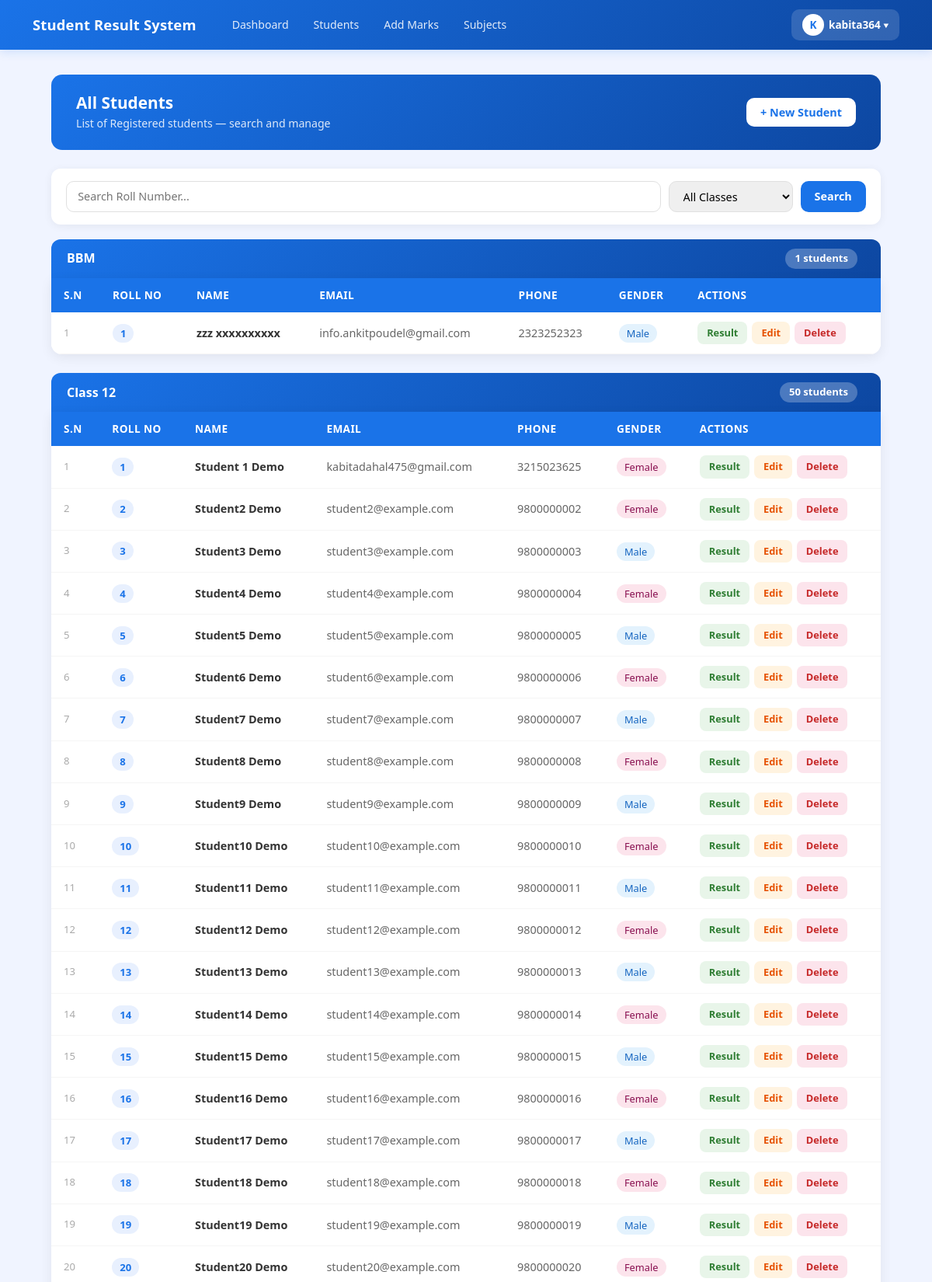
Page /students/ (signed in, upper part) on the committed database.
### result/models.py (models this page shows, shortened)
class CustomUser(AbstractUser):
    ROLE_CHOICES = (
        ('admin', 'Admin'),
        ('teacher', 'Teacher'),
        ('student', 'Student'),
    )
    role = models.CharField(max_length=10, choices=ROLE_CHOICES, default='student')
    phone = models.CharField(max_length=15, null=True, blank=True)

class Class(models.Model):
    name = models.CharField(max_length=20)
    section = models.CharField(max_length=10, blank=True)
    def __str__(self):
        if self.section:
            return f"{self.name} - Section {self.section}"
        return self.name
    class Meta:
        verbose_name_plural = "Classes"
        ordering = ['name', 'section']

class Student(models.Model):
    GENDER_CHOICES = [
        ('Male', 'Male'),
        ('Female', 'Female'),
        ('Other', 'Other'),
    ]
    student_id = models.CharField(
        max_length=20,
        unique=True,
        default=generate_student_id,
        editable=False
    )
    roll_number = models.PositiveIntegerField()
    first_name = models.CharField(max_length=50)
    last_name = models.CharField(max_length=50)
    email = models.EmailField(unique=True)
    phone = models.CharField(max_length=15, validators=[MinLengthValidator(10)])
    gender = models.CharField(max_length=10, choices=GENDER_CHOICES)
    date_of_birth = models.DateField(null=True)
    address = models.TextField()
    parent_name = models.CharField(max_length=100, blank=True)
    parent_phone = models.CharField(max_length=15, validators=[MinLengthValidator(10)])
    parent_email = models.EmailField(blank=True)
    class_name = models.ForeignKey(
        'Class',
        on_delete=models.CASCADE,
        related_name='students'
    )
    user = models.OneToOneField(CustomUser, on_delete=models.CASCADE, null=True, blank=True, related_name='student_profile')
    must_change_password = models.BooleanField(default=True)
    class Meta:
        unique_together = ['roll_number', 'class_name']
        ordering = ['class_name', 'roll_number']

### result/views.py (the view)
# urls.py: path('students/', views.student_list, name='student_list'),
@login_required(login_url='result:admin_login')
def student_list(request):
    query = request.GET.get('roll', '')
    selected_class = request.GET.get('class_id', '')
    classes = Class.objects.all()
    if query or selected_class:
        students = Student.objects.all()
        if query:
            students = students.filter(roll_number__icontains=query)
        if selected_class:
            students = students.filter(class_name_id=selected_class)
        grouped = None
    else:
        students = None
        grouped = []
        for cls in classes:
            cls_students = Student.objects.filter(class_name=cls)
            if cls_students.exists():
                grouped.append({
                    'class': cls,
                    'students': cls_students
                })
    return render(request, 'result/student_list.html', {
        'students': students,
        'grouped': grouped,
        'query': query,
        'classes': classes,
        'selected_class': selected_class,
    })

### result/templates/result/student_list.html (shortened to what this page needs)
{% extends 'result/base.html' %}
{% block content %}
<div class="page-header">
    <div>
        <h4>All Students</h4>
        <p>List of Registered students — search and manage</p>
    </div>
    <a href="{% url 'result:add_student' %}" class="btn-add">+ New Student</a>
</div>
<div class="search-card">
    <form method="GET" style="display:flex; gap:10px; flex:1; flex-wrap:wrap;">
        <input type="text" name="roll" value="{{ query }}" class="search-input" placeholder="Search Roll Number...">
        <select name="class_id" class="filter-select">
            <option value="">All Classes</option>
        </select>
        <button type="submit" class="btn-search">Search</button>
    </form>
</div>
{% if students is not None %}
<div class="stat-row">
    <div class="stat-pill">
        <span style="color:#1a73e8;">Total:</span>
        <span>{{ students.count }} students</span>
    </div>
</div>
<div class="table-card-standalone">
    <table class="table">
        <thead>
            <tr>
                <th>S.N</th>
                <th>Roll No</th>
                <th>Name</th>
                <th>Email</th>
                <th>Phone</th>
                <th>Gender</th>
                <th>Class</th>
                <th>Actions</th>
            </tr>
        </thead>
        <tbody>
            {% for student in students %}
            <tr>
                <td style="color:#aaa; font-size:0.82rem;">{{ forloop.counter }}</td>
                <td><span class="roll-badge">{{ student.roll_number }}</span></td>
                <td><strong>{{ student.first_name }} {{ student.last_name }}</strong></td>
                <td style="color:#666;">{{ student.email }}</td>
                <td style="color:#666;">{{ student.phone }}</td>
                <td>
                    <span class="gender-badge
                        {% if student.gender == 'Male' %}gender-male
                        {% elif student.gender == 'Female' %}gender-female
                        {% else %}gender-other{% endif %}">
                        {{ student.gender }}
                    </span>
                </td>
                <td style="color:#666;">{{ student.class_name }}</td>
                <td>
                    <div class="action-btns">
                        <a href="{% url 'result:student_result' student.pk %}" class="btn-result">Result</a>
                        <a href="{% url 'result:edit_student' student.pk %}" class="btn-edit">Edit</a>
                        <a href="{% url 'result:delete_student' student.pk %}" class="btn-delete">Delete</a>
                    </div>
                </td>
            </tr>
            {% empty %}
            <tr>
                <td colspan="8">
                    <div class="empty-state">
                        <div class="icon"> </div>
                        <p>No student found!</p>
                        <a href="{% url 'result:student_list' %}" class="btn-search"
                            style="text-decoration:none; padding:8px 20px; border-radius:10px;">
                            See all students
                        </a>
                    </div>
                </td>
            </tr>
            {% endfor %}
        </tbody>
    </table>
</div>
{% else %}
{% if grouped %}
{% for group in grouped %}
<div class="class-group">
    <div class="class-header" onclick="toggleClass('class_{{ forloop.counter }}')">
        <h6> {{ group.class }}</h6>
        <div style="display:flex; align-items:center; gap:10px;">
            <span class="count-badge">{{ group.students.count }} students</span>
        </div>
    </div>
    <div class="table-card" id="class_{{ forloop.counter }}">
        <table class="table">
            <thead>
                <tr>
                    <th>S.N</th>
                    <th>Roll No</th>
                    <th>Name</th>
                    <th>Email</th>
                    <th>Phone</th>
                    <th>Gender</th>
                    <th>Actions</th>
                </tr>
            </thead>
            <tbody>
                {% for student in group.students %}
                <tr>
                    <td style="color:#aaa; font-size:0.82rem;">{{ forloop.counter }}</td>
                    <td><span class="roll-badge">{{ student.roll_number }}</span></td>
                    <td><strong>{{ student.first_name }} {{ student.last_name }}</strong></td>
                    <td style="color:#666;">{{ student.email }}</td>
                    <td style="color:#666;">{{ student.phone }}</td>
                    <td>
                        <span class="gender-badge
                                {% if student.gender == 'Male' %}gender-male
                                {% elif student.gender == 'Female' %}gender-female
                                {% else %}gender-other{% endif %}">
                            {{ student.gender }}
                        </span>
                    </td>
                    <td>
                        <div class="action-btns">
                            <a href="{% url 'result:student_result' student.pk %}" class="btn-result">Result</a>
                            <a href="{% url 'result:edit_student' student.pk %}" class="btn-edit">Edit</a>
                            <a href="{% url 'result:delete_student' student.pk %}" class="btn-delete">Delete</a>
                        </div>
                    </td>
                </tr>
                {% endfor %}
            </tbody>
        </table>
    </div>
</div>
{% endfor %}
{% endif %}
{% endif %}
{% endblock %}

### result/templates/result/base.html (shortened to what this page needs)
<!DOCTYPE html>
<html lang="ne">
<head>
    <link href="https://cdn.jsdelivr.net/npm/bootstrap@5.3.0/dist/css/bootstrap.min.css" rel="stylesheet">
    <link href="https://cdn.jsdelivr.net/npm/bootstrap-icons@1.10.0/font/bootstrap-icons.css" rel="stylesheet">
</head>
<body>
    <nav class="navbar navbar-expand-lg">
        <div class="container">
         <a class="navbar-brand text-white" href="{% url 'result:dashboard' %}">
    Student Result System
</a>
            {% if user.is_authenticated %}
            <div class="collapse navbar-collapse" id="navMenu">
                <div class="d-flex gap-1 ms-3 flex-wrap align-items-center">
                    <a href="{% url 'result:dashboard' %}" class="nav-link-btn">Dashboard</a>
                    <a href="{% url 'result:student_list' %}" class="nav-link-btn">Students</a>
                    <a href="{% url 'result:add_marks' %}" class="nav-link-btn">Add Marks</a>
                    <a href="{% url 'result:subject_list' %}" class="nav-link-btn">Subjects</a>
                </div>
                <div class="ms-auto mt-2 mt-lg-0 profile-dropdown">
                    <button class="profile-btn" onclick="toggleDropdown()">
                        <div class="profile-avatar">
                            {{ request.user.username|first|upper }}
                        </div>
                        {{ request.user.username }}
                        ▾
                    </button>
                </div>
            </div>
            {% endif %}
        </div>
    </nav>
    <div class="main-container">
        {% block content %}{% endblock %}
    </div>
</body>
</html>

### result/templates/result/base.html (style rules this page uses)
body { background: #f0f4ff; min-height: 100vh; }
.navbar-brand { font-size: 1.15rem; font-weight: 700; letter-spacing: 0.01em; }
.navbar { background: linear-gradient(135deg, #1a73e8, #0d47a1) !important; box-shadow: 0 2px 12px rgba(26, 115, 232, 0.18); padding: 0.75rem 0; }
.nav-link-btn { color: rgba(255, 255, 255, 0.88); font-size: 0.88rem; font-weight: 500; padding: 6px 14px; border-radius: 8px; text-decoration: none; transition: background 0.15s; }
.profile-dropdown { position: relative; }
.profile-btn { background: rgba(255, 255, 255, 0.15); color: white; border: none; border-radius: 10px; padding: 6px 14px; font-size: 0.85rem; font-weight: 600; cursor: pointer; display: flex; align-items: center; gap: 6px; transition: background 0.15s; }
.profile-avatar { width: 28px; height: 28px; background: white; color: #1a73e8; border-radius: 50%; display: flex; align-items: center; justify-content: center; font-weight: 800; font-size: 0.85rem; }
.main-container { max-width: 1100px; margin: 0 auto; padding: 2rem 1rem; }

### result/templates/result/student_list.html (style rules this page uses)
.page-header { background: linear-gradient(135deg, #1a73e8, #0d47a1); border-radius: 14px; padding: 1.5rem 2rem; color: white; display: flex; align-items: center; justify-content: space-between; flex-wrap: wrap; gap: 1rem; margin-bottom: 1.5rem; }
.page-header h4 { font-size: 1.3rem; font-weight: 700; margin: 0; }
.page-header p { margin: 0.2rem 0 0; opacity: 0.85; font-size: 0.88rem; }
.btn-add { background: white; color: #1a73e8; font-weight: 600; border: none; border-radius: 10px; padding: 8px 18px; text-decoration: none; font-size: 0.9rem; transition: all 0.15s; }
.search-card { background: white; border-radius: 12px; padding: 1rem 1.2rem; box-shadow: 0 2px 12px rgba(0, 0, 0, 0.06); margin-bottom: 1.2rem; display: flex; gap: 10px; flex-wrap: wrap; align-items: center; }
.search-input { border-radius: 10px; border: 1.5px solid #e0e0e0; padding: 8px 14px; font-size: 0.9rem; flex: 1; min-width: 200px; transition: border-color 0.2s; }
.filter-select { border-radius: 10px; border: 1.5px solid #e0e0e0; padding: 8px 14px; font-size: 0.9rem; min-width: 160px; transition: border-color 0.2s; }
.btn-search { background: #1a73e8; color: white; border: none; border-radius: 10px; padding: 8px 18px; font-weight: 600; font-size: 0.9rem; cursor: pointer; transition: opacity 0.15s; }
.class-group { margin-bottom: 1.5rem; }
.class-header { background: linear-gradient(135deg, #1a73e8, #0d47a1); color: white; border-radius: 12px 12px 0 0; padding: 12px 20px; display: flex; align-items: center; justify-content: space-between; cursor: pointer; }
.class-header h6 { margin: 0; font-size: 1rem; font-weight: 700; }
.class-header .count-badge { background: rgba(255, 255, 255, 0.25); padding: 3px 12px; border-radius: 20px; font-size: 0.82rem; font-weight: 600; }
.table-card { background: white; border-radius: 0 0 14px 14px; box-shadow: 0 4px 16px rgba(0, 0, 0, 0.07); overflow: hidden; }
.table { margin: 0; font-size: 0.9rem; }
.table thead th { background: #1a73e8; color: white; font-weight: 600; border: none; padding: 12px 16px; font-size: 0.85rem; text-transform: uppercase; letter-spacing: 0.03em; }
.table tbody tr { border-bottom: 1px solid #f5f5f5; transition: background 0.1s; }
.table tbody td { padding: 12px 16px; vertical-align: middle; color: #333; }
.roll-badge { background: #e8f0fe; color: #1a73e8; font-weight: 700; padding: 3px 10px; border-radius: 20px; font-size: 0.82rem; }
.gender-badge { padding: 3px 10px; border-radius: 20px; font-size: 0.8rem; font-weight: 500; }
.gender-male { background: #e3f2fd; color: #1565c0; }
.gender-female { background: #fce4ec; color: #880e4f; }
.action-btns { display: flex; gap: 6px; flex-wrap: wrap; }
.btn-result { background: #e8f5e9; color: #2e7d32; border: none; border-radius: 8px; padding: 5px 12px; font-size: 0.8rem; font-weight: 600; text-decoration: none; transition: all 0.15s; }
.btn-edit { background: #fff3e0; color: #e65100; border: none; border-radius: 8px; padding: 5px 12px; font-size: 0.8rem; font-weight: 600; text-decoration: none; transition: all 0.15s; }
.btn-delete { background: #fce4ec; color: #c62828; border: none; border-radius: 8px; padding: 5px 12px; font-size: 0.8rem; font-weight: 600; text-decoration: none; transition: all 0.15s; }

### rows in the picture
CustomUser: user.username|first "K", user.username "kabita364"
Class: class "BBM", students.count "1"
Student: roll_number "1", first_name "zzz", last_name "xxxxxxxxxx", email "info.ankitpoudel@gmail.com", phone "2323252323", gender "Male"
Class: class "Class 12", students.count "50"
Student: roll_number "1", first_name "Student 1", last_name "Demo", email "kabitadahal475@gmail.com", phone "3215023625", gender "Female"
Student: roll_number "2", first_name "Student2", last_name "Demo", email "student2@example.com", phone "9800000002", gender "Female"
Student: roll_number "3", first_name "Student3", last_name "Demo", email "student3@example.com", phone "9800000003", gender "Male"
Student: roll_number "4", first_name "Student4", last_name "Demo", email "student4@example.com", phone "9800000004", gender "Female"
Student: roll_number "5", first_name "Student5", last_name "Demo", email "student5@example.com", phone "9800000005", gender "Male"
Student: roll_number "6", first_name "Student6", last_name "Demo", email "student6@example.com", phone "9800000006", gender "Female"
Student: roll_number "7", first_name "Student7", last_name "Demo", email "student7@example.com", phone "9800000007", gender "Male"
Student: roll_number "8", first_name "Student8", last_name "Demo", email "student8@example.com", phone "9800000008", gender "Female"
Student: roll_number "9", first_name "Student9", last_name "Demo", email "student9@example.com", phone "9800000009", gender "Male"
Student: roll_number "10", first_name "Student10", last_name "Demo", email "student10@example.com", phone "9800000010", gender "Female"
Student: roll_number "11", first_name "Student11", last_name "Demo", email "student11@example.com", phone "9800000011", gender "Male"
Student: roll_number "12", first_name "Student12", last_name "Demo", email "student12@example.com", phone "9800000012", gender "Female"
Student: roll_number "13", first_name "Student13", last_name "Demo", email "student13@example.com", phone "9800000013", gender "Male"
Student: roll_number "14", first_name "Student14", last_name "Demo", email "student14@example.com", phone "9800000014", gender "Female"
Student: roll_number "15", first_name "Student15", last_name "Demo", email "student15@example.com", phone "9800000015", gender "Male"
Student: roll_number "16", first_name "Student16", last_name "Demo", email "student16@example.com", phone "9800000016", gender "Female"
Student: roll_number "17", first_name "Student17", last_name "Demo", email "student17@example.com", phone "9800000017", gender "Male"
Student: roll_number "18", first_name "Student18", last_name "Demo", email "student18@example.com", phone "9800000018", gender "Female"
Student: roll_number "19", first_name "Student19", last_name "Demo", email "student19@example.com", phone "9800000019", gender "Male"
Student: roll_number "20", first_name "Student20", last_name "Demo", email "student20@example.com", phone "9800000020", gender "Female"
